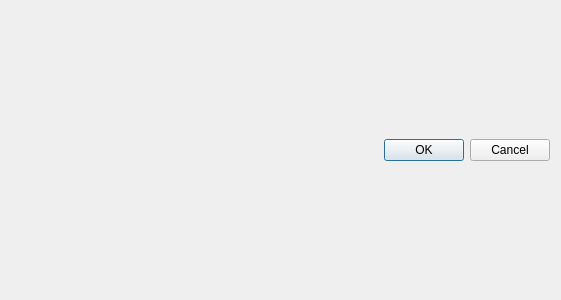
<?xml version="1.0" encoding="UTF-8"?>
<ui version="4.0">
 <class>DialogEditObject</class>
 <widget class="QDialog" name="DialogEditObject">
  <property name="geometry">
   <rect>
    <x>0</x>
    <y>0</y>
    <width>561</width>
    <height>300</height>
   </rect>
  </property>
  <property name="windowTitle">
   <string>Dialog</string>
  </property>
  <layout class="QVBoxLayout" name="verticalLayout">
   <item>
    <layout class="QFormLayout" name="formLayout"/>
   </item>
   <item>
    <widget class="QDialogButtonBox" name="buttonBox">
     <property name="orientation">
      <enum>Qt::Horizontal</enum>
     </property>
     <property name="standardButtons">
      <set>QDialogButtonBox::Cancel|QDialogButtonBox::Ok</set>
     </property>
    </widget>
   </item>
  </layout>
 </widget>
 <resources/>
 <connections>
  <connection>
   <sender>buttonBox</sender>
   <signal>accepted()</signal>
   <receiver>DialogEditObject</receiver>
   <slot>accept()</slot>
   <hints>
    <hint type="sourcelabel">
     <x>248</x>
     <y>254</y>
    </hint>
    <hint type="destinationlabel">
     <x>157</x>
     <y>274</y>
    </hint>
   </hints>
  </connection>
  <connection>
   <sender>buttonBox</sender>
   <signal>rejected()</signal>
   <receiver>DialogEditObject</receiver>
   <slot>reject()</slot>
   <hints>
    <hint type="sourcelabel">
     <x>316</x>
     <y>260</y>
    </hint>
    <hint type="destinationlabel">
     <x>286</x>
     <y>274</y>
    </hint>
   </hints>
  </connection>
 </connections>
</ui>
